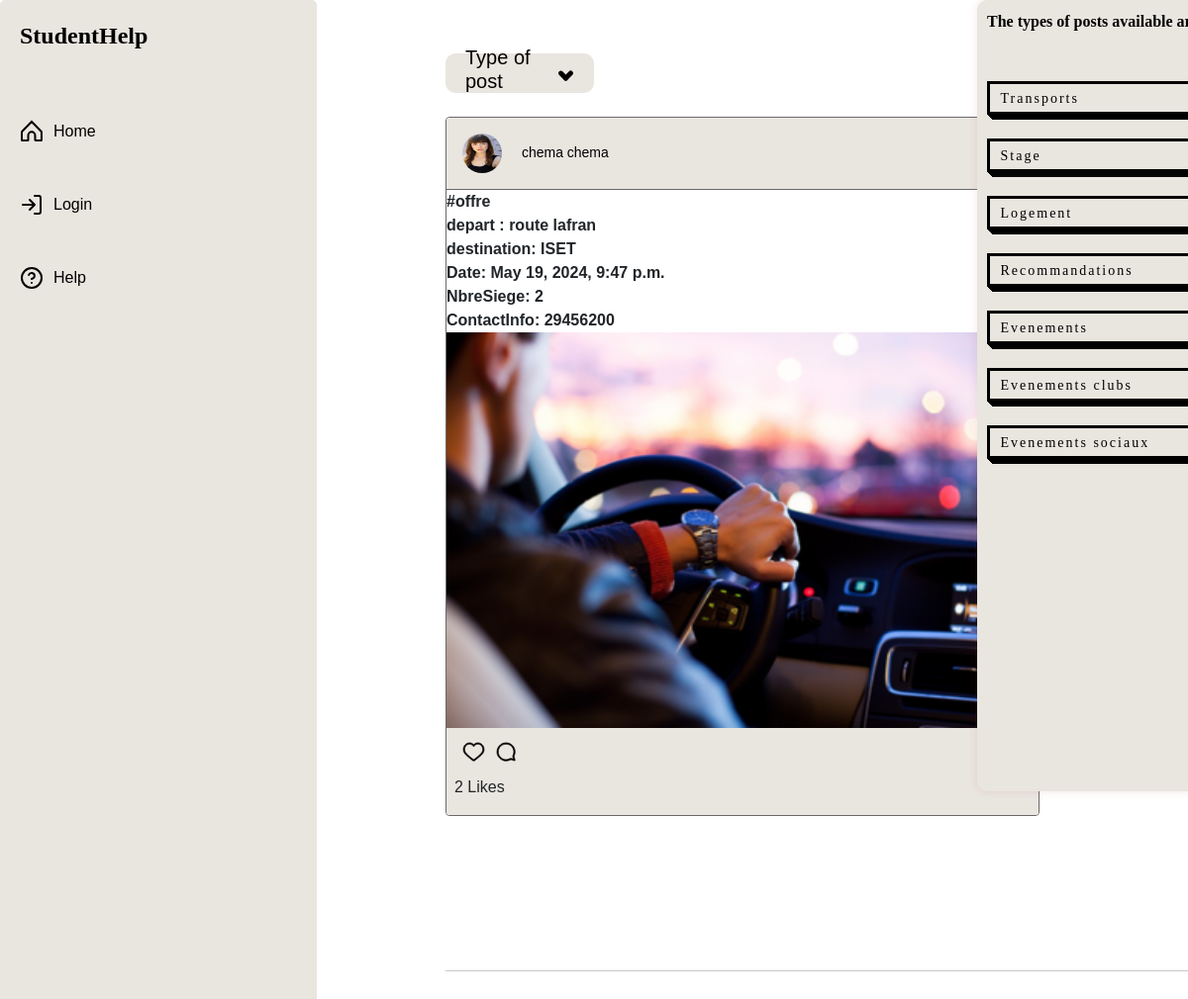
The app's page /Transports/ with its own data.
### StudentHelp/models.py (models this page shows, shortened)
class Poste(models.Model):
    TYPE_CHOICES = [
        (0, 'offre'),
        (1, 'demande'),
    ]
    user = models.ForeignKey(User, on_delete=models.CASCADE)
    type = models.IntegerField(choices=TYPE_CHOICES, default=0)
    date = models.DateField()
    image = models.ImageField(upload_to='post_images')
    def affichertype(self):
        return 'offre' if self.type == 0 else 'demande'
    def count_likes(self):
        return self.likes.count()

class Transport(Poste):
    depart=models.CharField(max_length=100)
    destination=models.CharField(max_length=100)
    heuredep =models.DateTimeField(auto_now_add=True)
    nbreSiege = models.IntegerField()
    contactInfo = models.CharField(max_length=100)

class Poste(models.Model):
    TYPE_CHOICES = [
        (0, 'offre'),
        (1, 'demande'),
    ]
    user = models.ForeignKey(User, on_delete=models.CASCADE)
    type = models.IntegerField(choices=TYPE_CHOICES, default=0)
    date = models.DateField()
    image = models.ImageField(upload_to='post_images')
    def affichertype(self):
        return 'offre' if self.type == 0 else 'demande'
    def count_likes(self):
        return self.likes.count()

class User(models.Model):
    nom = models.CharField(max_length=100, verbose_name="Nom", blank=False)
    prenom = models.CharField(max_length=100, verbose_name="Prénom", blank=False)
    telephone = models.CharField(max_length=20, verbose_name="Téléphone", blank=False)
    email = models.EmailField(unique=True, verbose_name="Email", blank=False)
    image = models.ImageField(upload_to='post_images', null=True, default=None, blank=True)
    password = models.CharField(max_length=255, null=False, default=None)
    def __str__(self):
        return f"{self.nom} {self.prenom}"

### StudentHelp/views.py (the view)
# urls.py: path('Transports/',views.Transports, name="Transports"),
def Transports(request):
    context = {
        'poste': Poste.objects.all(),
        'transports': Transport.objects.all(),
    }
    return render(request, 'blog/Transports.html', context)

### StudentHelp/templates/blog/Transports.html (shortened to what this page needs)
{% extends 'blog/base.html' %}
{% load static %}
{% block content %}
<main class="main-container">
    <section class="content-container">
      <div class="dropdown"  style="background-color: #e9e5df;">
        <h5 style="color: black
;">Type of post</h5>
        <span class="right-icon"></span>
    </div>
    <br>
        <div class="content">
            <div class="posts">
                {% for post in transports.all %}
                <article class="post">
                  <header class="post__header" style="background-color: #e9e5df;">
                    <a href="{{ post.user.username }}" class="post__user">
                    <img class="rounded-circle shadow-1-strong me-3"
                    src="{{post.user.image.url}}" alt="avatar" width="40"
                    height="40" />
            <h8>{{ post.user }}</h8></a>
                <button class="post__more-options" id="showOptionsButton">
                </button>
            </header>
                    <div class="post__description">
                   <b>  #{{ post.affichertype }} </b>
                  </div>
                  <div class="post__description">
                     <b>depart  : {{ post.depart }}</b>
                   </div>
                   <div class="post__description">
                    <b>destination:  {{ post.destination }} </b>
                   </div>
                   <div class="post__description">
                    <b>Date:  {{ post.heuredep }} </b>
                   </div>
                   <div class="post__description">
                    <b>NbreSiege:  {{ post.nbreSiege }} </b>
                   </div>
                   <div class="post__description">
                    <b>ContactInfo:  {{ post.contactInfo }} </b>
                   </div>
                    <div class="post__content">
                        <img src="{{ post.image.url }}" alt="Post Image" class="post__image">
                    </div>
                    <footer class="post__footer" style="background-color: #e9e5df;">
                        <div class="post__buttons">
                            {% if request.session.user %}
                            <a class="post__button">
                            <form action="{% url 'toggle_like' pk=post.pk %}" method="post">
                                {% csrf_token %}
                                <button style="background-color: transparent; border: none; cursor: pointer;" type="submit">
                                    <svg width="24" height="24" viewBox="0 0 24 24" fill="none" xmlns="http://www.w3.org/2000/svg">
                                        <path d="M11.4995 21.2609C11.1062 21.2609 10.7307 21.1362 10.4133 20.9001C8.2588 19.3012 3.10938 15.3239 1.81755 12.9143C0.127895 9.76543 1.14258 5.72131 4.07489 3.89968C5.02253 3.31177 6.09533 3 7.18601 3C8.81755 3 10.3508 3.66808 11.4995 4.85726C12.6483 3.66808 14.1815 3 15.8131 3C16.9038 3 17.9766 3.31177 18.9242 3.89968C21.8565 5.72131 22.8712 9.76543 21.186 12.9143C19.8942 15.3239 14.7448 19.3012 12.5902 20.9001C12.2684 21.1362 11.8929 21.2609 11.4995 21.2609ZM7.18601 4.33616C6.34565 4.33616 5.5187 4.57667 4.78562 5.03096C2.43888 6.49183 1.63428 9.74316 2.99763 12.2819C4.19558 14.5177 9.58639 18.6242 11.209 19.8267C11.3789 19.9514 11.6158 19.9514 11.7856 19.8267C13.4082 18.6197 18.799 14.5133 19.997 12.2819C21.3603 9.74316 20.5557 6.48738 18.209 5.03096C17.4804 4.57667 16.6534 4.33616 15.8131 4.33616C14.3425 4.33616 12.9657 5.04878 12.0359 6.28696L11.4995 7.00848L10.9631 6.28696C10.0334 5.04878 8.6611 4.33616 7.18601 4.33616Z" fill="var(--text-dark)" stroke="var(--text-dark)" stroke-width="0.6" />
                                    </svg>
                                </button>
                            </form>
                        </a>
                            {% else %}
                            <a href="/login" class="post__button">
                            </a>
                            {% endif %}
                            <button style="background-color: transparent; border: none; cursor: pointer;" type="submit">
                            </button>
                        </div>
                        <div class="post__info" >
<a data-toggle="modal" data-target="#postModal2">   {{ post.count_likes }} Likes</a>
                        </div>
                        </div>
                {% endfor %}
            </div>
        <br>
        <br>
        {% include 'blog/SideBar.html' %}
    </section>
</main>
{% endblock content %}

### StudentHelp/templates/blog/base.html (style rules this page uses)
*, *::after, *::before { box-sizing: border-box; margin: 0; padding: 0; }
*, button, input, select, textarea { font-family: 'Roboto', sans-serif; }
:root { --primary:#0e1238 ; --secondary:BLACK; --border:#696969; --text-dark: BLACK; --text-light: hsl(0, 0%, 60%); --like: hsl(355, 82%, 61%); --link: hsl(204, 100%, 48%); --header-height: 44px; --nav-height: 44px; }
svg { display: block; }
img { max-width: 100%; }
.main-container { background-color: rgb(255, 255, 255); margin: 0 auto; display: flex; align-items: center; padding-left: 450px; }
.content-container { width: 100%; max-width: 1100px; padding: 0 14px; }
.content { width: 100%; max-width: 614px; margin: 0 auto; display: flex; flex-direction: column; }
.posts { display: flex; flex-direction: column; flex: 1; gap: 8px; }
.post { width: 100%; display: flex; flex-direction: column; overflow: hidden; max-width: 600px; margin-bottom: 20px; }
.post__header { background: var(--primary); border-bottom: 1px solid var(--border); display: flex; justify-content: space-between; align-items: center; padding: 16px; }
.post__user { font-size: 14px; font-weight: 500; color: var(--text-dark); text-decoration: none; }
.post__more-options { background-color: transparent; border: none; cursor: pointer; }
.post__content { display: flex; position: relative; }
.post__footer { background: var(--primary); display: flex; flex-direction: column; gap: 4px; padding: 0 4px; }
.post__buttons { display: flex; position: relative; }
.post__button { background-color: transparent; border: none; cursor: pointer; padding: 8px; }
.post__likes, .post__description { display: flex; background-color: rgb(255, 255, 255) }
.post__image { width: 600px; height: 400px; }
:root { --text-color: BLACK; --link-color: blue; }
@media (min-width: 620px) { .content-container { padding: 30px 0 24px; } }
@media (min-width: 620px) { .content { gap: 24px; } }
@media (min-width: 620px) { .posts { gap: 24px; } }
@media (min-width: 620px) { .post { border: 1px solid var(--border); border-radius: 4px; background: beige; } }
@media (min-width: 620px) { .post__footer { padding: 4px 8px 12px; } }
@media (min-width: 1024px) { .main-container { background-color:rgb(255, 255, 255); } }
@media (min-width: 1024px) { .content { margin: unset; } }
* { margin: 0; padding: 0; box-sizing: border-box; font-family: 'Poppins', sans-serif; }
.dropdown { position: relative; width: 20%; height: 30px; color: #0d0d0d; font-size: 22px; display: flex; justify-content: center; align-items: center; border-radius: 5px; cursor: pointer; background: var(--primary); padding: 20px; border-radius: 10px; }
.dropdown .left-icon, .dropdown .right-icon { position: relative; top: 2px; display: inline-block; width: 15px; height: 5px; background: BLACK; border-radius: 40px; transition: .5s; }
.dropdown .right-icon { transform: rotate(-45deg); }

### records on screen
Transport: user.image (picture), user "chema chema", affichertype "offre", depart "route lafran", destination "ISET", heuredep "May 19, 2024, 9:47 p.m.", nbreSiege "2", contactInfo "29456200", image (picture), count_likes "2"
